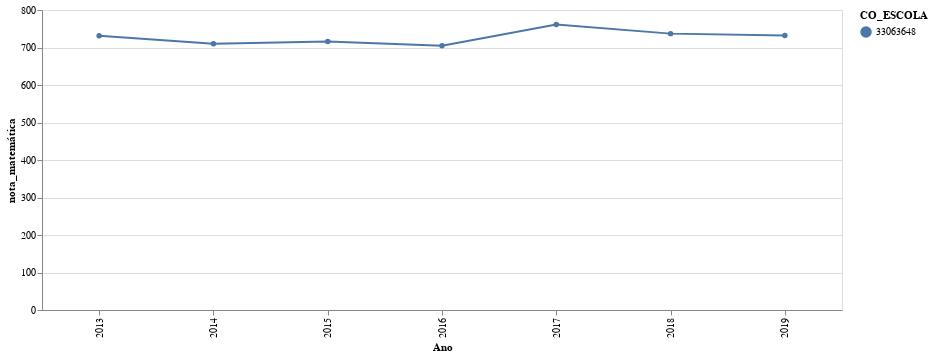

Notebook source saved alongside this figure:
### Code cell
alt.Chart(
    df_enem[df_enem.CO_ESCOLA.isin([CO_SAO_VICENTE])]
    # df_enem.query("rank <= 30 and NU_ANO == @ANO_ULT").CO_ESCOLA)]
).mark_line(point=True).encode(
    x="Ano:O",
    y=alt.Y("nota_matemática"),
    color="CO_ESCOLA:N",
    tooltip=("rank", "nota_final", "nota_final_perc80", 'nota_matemática'),
).properties(
    width=800
)

### Figure 1 — Vega-Lite specification as saved in the notebook (floating-point values rounded to 4 significant figures)
{"config": {"view": {"continuousWidth": 400, "continuousHeight": 300}}, "data": {"name": "data-ac4a340a7f7e035f0e6a404d6b8103db"}, "mark": {"type": "line", "point": true}, "encoding": {"color": {"type": "nominal", "field": "CO_ESCOLA"}, "tooltip": [{"type": "quantitative", "field": "rank"}, {"type": "quantitative", "field": "nota_final"}, {"type": "quantitative", "field": "nota_final_perc80"}, {"type": "quantitative", "field": "nota_matemática"}], "x": {"type": "ordinal", "field": "Ano"}, "y": {"type": "quantitative", "field": "nota_matemática"}}, "width": 800, "$schema": "https://vega.github.io/schema/vega-lite/v4.8.1.json", "datasets": {"data-ac4a340a7f7e035f0e6a404d6b8103db": [{"CO_ESCOLA": 33063648, "Ano": 2019, "nota_ciências": 589.0, "nota_humanas": 637.0, "nota_português": 620.5, "nota_matemática": 732.0, "nota_redação": 860.0, "nota_final": 678.0, "num_alunos": 59.0, "nota_ciências_perc80": 621.0, "nota_humanas_perc80": 667.0, "nota_português_perc80": 640.5, "nota_matemática_perc80": 776.5, "nota_redação_perc80": 908.0, "nota_final_perc80": 712.0, "rank": 28}, {"CO_ESCOLA": 33063648, "Ano": 2018, "nota_ciências": 603.5, "nota_humanas": 676.5, "nota_português": 640.0, "nota_matemática": 737.0, "nota_redação": 800.0, "nota_final": 700.0, "num_alunos": 87.0, "nota_ciências_perc80": 652.5, "nota_humanas_perc80": 708.5, "nota_português_perc80": 670.5, "nota_matemática_perc80": 782.0, "nota_redação_perc80": 916.0, "nota_final_perc80": 728.0, "rank": 28}, {"CO_ESCOLA": 33063648, "Ano": 2017, "nota_ciências": 622.5, "nota_humanas": 655.5, "nota_português": 617.0, "nota_matemática": 761.5, "nota_redação": 780.0, "nota_final": 685.0, "num_alunos": 107.0, "nota_ciências_perc80": 656.5, "nota_humanas_perc80": 681.5, "nota_português_perc80": 644.0, "nota_matemática_perc80": 814.0, "nota_redação_perc80": 900.0, "nota_final_perc80": 724.0, "rank": 21}, {"CO_ESCOLA": 33063648, "Ano": 2016, "nota_ciências": 632.5, "nota_humanas": 656.0, "nota_português": 641.5, "nota_matemática": 704.5, "nota_redação": 800.0, "nota_final": 680.0, "num_alunos": 95.0, "nota_ciências_perc80": 657.5, "nota_humanas_perc80": 697.5, "nota_português_perc80": 665.5, "nota_matemática_perc80": 791.0, "nota_redação_perc80": 884.0, "nota_final_perc80": 722.5, "rank": 30}, {"CO_ESCOLA": 33063648, "Ano": 2015, "nota_ciências": 632.0, "nota_humanas": 674.0, "nota_português": 618.5, "nota_matemática": 716.0, "nota_redação": 760.0, "nota_final": 681.0, "num_alunos": 103.0, "nota_ciências_perc80": 676.5, "nota_humanas_perc80": 718.0, "nota_português_perc80": 647.5, "nota_matemática_perc80": 807.5, "nota_redação_perc80": 880.0, "nota_final_perc80": 730.0, "rank": 20}, {"CO_ESCOLA": 33063648, "Ano": 2014, "nota_ciências": 627.0, "nota_humanas": 676.0, "nota_português": 625.5, "nota_matemática": 710.0, "nota_redação": 740.0, "nota_final": 679.0, "num_alunos": 104.0, "nota_ciências_perc80": 664.0, "nota_humanas_perc80": 694.0, "nota_português_perc80": 651.0, "nota_matemática_perc80": 807.0, "nota_redação_perc80": 840.0, "nota_final_perc80": 714.0, "rank": 19}, {"CO_ESCOLA": 33063648, "Ano": 2013, "nota_ciências": 623.0, "nota_humanas": 684.5, "nota_português": 624.5, "nota_matemática": 731.5, "nota_redação": 740.0, "nota_final": 682.0, "num_alunos": 94.0, "nota_ciências_perc80": 674.0, "nota_humanas_perc80": 730.0, "nota_português_perc80": 667.5, "nota_matemática_perc80": 779.5, "nota_redação_perc80": 880.0, "nota_final_perc80": 726.5, "rank": 20}]}}
